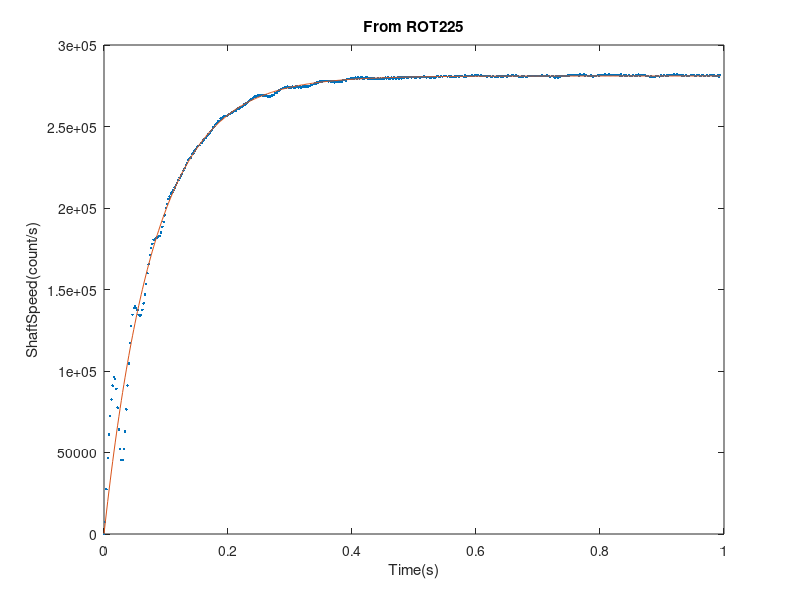

Here is the MATLAB script that generated this plot: (Note: this script raises an error after producing the figure.)
TEST = [
      0        0           0.000  127    18
      2       15        7500.000  127    18
      4       70       27500.000  127    18
      6      163       46500.000  127    18
      8      285       61000.000  127    18
     10      430       72500.000  127    18
     12      595       82500.000  127    18
     14      777       91000.000  127    18
     16      970       96500.000  127    18
     18     1160       95000.000  127    18
     20     1338       89000.000  127    18
     22     1493       77500.000  127    18
     24     1621       64000.000  127    18
     26     1725       52000.000  127    18
     28     1816       45500.000  127    18
     30     1907       45500.000  127    18
     32     2011       52000.000  127    18
     34     2137       63000.000  127    18
     36     2290       76500.000  127    18
     38     2472       91000.000  127    18
     40     2681      104500.000  127    18
     42     2915      117000.000  127    18
     44     3170      127500.000  127    18
     46     3439      134500.000  127    18
     48     3716      138500.000  127    18
     50     3996      140000.000  127    18
     52     4273      138500.000  127    18
     54     4548      137500.000  127    18
     56     4817      134500.000  127    18
     58     5085      134000.000  127    18
     60     5354      134500.000  127    18
     62     5629      137500.000  127    18
     64     5912      141500.000  127    18
     66     6206      147000.000  127    18
     68     6513      153500.000  127    18
     70     6833      160000.000  127    18
     72     7164      165500.000  127    18
     74     7506      171000.000  127    18
     76     7857      175500.000  127    18
     78     8213      178000.000  127    18
     80     8574      180500.000  127    18
     82     8936      181000.000  127    18
     84     9299      181500.000  127    18
     86     9663      182000.000  127    18
     88    10028      182500.000  127    18
     90    10394      183000.000  127    18
     92    10764      185000.000  127    18
     94    11141      188500.000  127    18
     96    11524      191500.000  127    18
     98    11915      195500.000  127    18
    100    12315      200000.000  127    18
    102    12720      202500.000  127    18
    104    13131      205500.000  127    18
    106    13545      207000.000  127    18
    108    13963      209000.000  127    18
    110    14382      209500.000  127    18
    112    14804      211000.000  127    18
    114    15229      212500.000  127    18
    116    15657      214000.000  127    18
    118    16088      215500.000  127    18
    120    16522      217000.000  127    18
    122    16959      218500.000  127    18
    124    17399      220000.000  127    18
    126    17841      221000.000  127    18
    128    18287      223000.000  127    18
    130    18736      224500.000  127    18
    132    19189      226500.000  127    18
    134    19644      227500.000  127    18
    136    20103      229500.000  127    18
    138    20564      230500.000  127    18
    140    21026      231000.000  127    18
    142    21492      233000.000  127    18
    144    21959      233500.000  127    18
    146    22429      235000.000  127    18
    148    22901      236000.000  127    18
    150    23376      237500.000  127    18
    152    23852      238000.000  127    18
    154    24329      238500.000  127    18
    156    24809      240000.000  127    18
    158    25289      240000.000  127    18
    160    25772      241500.000  127    18
    162    26257      242500.000  127    18
    164    26743      243000.000  127    18
    166    27231      244000.000  127    18
    168    27721      245000.000  127    18
    170    28212      245500.000  127    18
    172    28706      247000.000  127    18
    174    29202      248000.000  127    18
    176    29701      249500.000  127    18
    178    30201      250000.000  127    18
    180    30704      251500.000  127    18
    182    31208      252000.000  127    18
    184    31714      253000.000  127    18
    186    32221      253500.000  127    18
    188    32731      255000.000  127    18
    190    33241      255000.000  127    18
    192    33753      256000.000  127    18
    194    34266      256500.000  127    18
    196    34779      256500.000  127    18
    198    35292      256500.000  127    18
    200    35806      257000.000  127    18
    202    36321      257500.000  127    18
    204    36837      258000.000  127    18
    206    37354      258500.000  127    18
    208    37872      259000.000  127    18
    210    38391      259500.000  127    18
    212    38910      259500.000  127    18
    214    39431      260500.000  127    18
    216    39953      261000.000  127    18
    218    40475      261000.000  127    18
    220    40999      262000.000  127    18
    222    41523      262000.000  127    18
    224    42048      262500.000  127    18
    226    42575      263500.000  127    18
    228    43102      263500.000  127    18
    230    43631      264500.000  127    18
    232    44161      265000.000  127    18
    234    44692      265500.000  127    18
    236    45225      266500.000  127    18
    238    45758      266500.000  127    18
    240    46293      267500.000  127    18
    242    46829      268000.000  127    18
    244    47366      268500.000  127    18
    246    47903      268500.000  127    18
    248    48441      269000.000  127    18
    250    48980      269500.000  127    18
    252    49518      269000.000  127    18
    254    50057      269500.000  127    18
    256    50595      269000.000  127    18
    258    51134      269500.000  127    18
    260    51672      269000.000  127    18
    262    52210      269000.000  127    18
    264    52747      268500.000  127    18
    266    53284      268500.000  127    18
    268    53820      268000.000  127    18
    270    54358      269000.000  127    18
    272    54896      269000.000  127    18
    274    55435      269500.000  127    18
    276    55976      270500.000  127    18
    278    56517      270500.000  127    18
    280    57060      271500.000  127    18
    282    57604      272000.000  127    18
    284    58149      272500.000  127    18
    286    58695      273000.000  127    18
    288    59242      273500.000  127    18
    290    59789      273500.000  127    18
    292    60337      274000.000  127    18
    294    60884      273500.000  127    18
    296    61433      274500.000  127    18
    298    61981      274000.000  127    18
    300    62529      274000.000  127    18
    302    63077      274000.000  127    18
    304    63626      274500.000  127    18
    306    64174      274000.000  127    18
    308    64722      274000.000  127    18
    310    65271      274500.000  127    18
    312    65820      274500.000  127    18
    314    66368      274000.000  127    18
    316    66917      274500.000  127    18
    318    67465      274000.000  127    18
    320    68014      274500.000  127    18
    322    68563      274500.000  127    18
    324    69112      274500.000  127    18
    326    69661      274500.000  127    18
    328    70210      274500.000  127    18
    330    70759      274500.000  127    18
    332    71309      275000.000  127    18
    334    71860      275500.000  127    18
    336    72411      275500.000  127    18
    338    72963      276000.000  127    18
    340    73516      276500.000  127    18
    342    74069      276500.000  127    18
    344    74623      277000.000  127    18
    346    75177      277000.000  127    18
    348    75732      277500.000  127    18
    350    76287      277500.000  127    18
    352    76842      277500.000  127    18
    354    77398      278000.000  127    18
    356    77954      278000.000  127    18
    358    78510      278000.000  127    18
    360    79066      278000.000  127    18
    362    79621      277500.000  127    18
    364    80177      278000.000  127    18
    366    80732      277500.000  127    18
    368    81287      277500.000  127    18
    370    81843      278000.000  127    18
    372    82397      277000.000  127    18
    374    82953      278000.000  127    18
    376    83508      277500.000  127    18
    378    84063      277500.000  127    18
    380    84618      277500.000  127    18
    382    85174      278000.000  127    18
    384    85729      277500.000  127    18
    386    86286      278500.000  127    18
    388    86843      278500.000  127    18
    390    87399      278000.000  127    18
    392    87957      279000.000  127    18
    394    88515      279000.000  127    18
    396    89073      279000.000  127    18
    398    89632      279500.000  127    18
    400    90191      279500.000  127    18
    402    90750      279500.000  127    18
    404    91309      279500.000  127    18
    406    91869      280000.000  127    18
    408    92428      279500.000  127    18
    410    92988      280000.000  127    18
    412    93547      279500.000  127    18
    414    94107      280000.000  127    18
    416    94667      280000.000  127    18
    418    95226      279500.000  127    18
    420    95785      279500.000  127    18
    422    96345      280000.000  127    18
    424    96905      280000.000  127    18
    426    97464      279500.000  127    18
    428    98023      279500.000  127    18
    430    98582      279500.000  127    18
    432    99141      279500.000  127    18
    434    99700      279500.000  127    18
    436   100259      279500.000  127    18
    438   100817      279000.000  127    18
    440   101375      279000.000  127    18
    442   101934      279500.000  127    18
    444   102492      279000.000  127    18
    446   103051      279500.000  127    18
    448   103609      279000.000  127    18
    450   104168      279500.000  127    18
    452   104727      279500.000  127    18
    454   105287      280000.000  127    18
    456   105846      279500.000  127    18
    458   106406      280000.000  127    18
    460   106965      279500.000  127    18
    462   107524      279500.000  127    18
    464   108084      280000.000  127    18
    466   108643      279500.000  127    18
    468   109203      280000.000  127    18
    470   109762      279500.000  127    18
    472   110321      279500.000  127    18
    474   110881      280000.000  127    18
    476   111440      279500.000  127    18
    478   112001      280500.000  127    18
    480   112560      279500.000  127    18
    482   113120      280000.000  127    18
    484   113680      280000.000  127    18
    486   114241      280500.000  127    18
    488   114801      280000.000  127    18
    490   115361      280000.000  127    18
    492   115922      280500.000  127    18
    494   116483      280500.000  127    18
    496   117043      280000.000  127    18
    498   117604      280500.000  127    18
    500   118165      280500.000  127    18
    502   118725      280000.000  127    18
    504   119285      280000.000  127    18
    506   119846      280500.000  127    18
    508   120407      280500.000  127    18
    510   120967      280000.000  127    18
    512   121528      280500.000  127    18
    514   122089      280500.000  127    18
    516   122651      281000.000  127    18
    518   123212      280500.000  127    18
    520   123772      280000.000  127    18
    522   124333      280500.000  127    18
    524   124894      280500.000  127    18
    526   125454      280000.000  127    18
    528   126014      280000.000  127    18
    530   126575      280500.000  127    18
    532   127135      280000.000  127    18
    534   127695      280000.000  127    18
    536   128256      280500.000  127    18
    538   128818      281000.000  127    18
    540   129379      280500.000  127    18
    542   129940      280500.000  127    18
    544   130502      281000.000  127    18
    546   131063      280500.000  127    18
    548   131625      281000.000  127    18
    550   132187      281000.000  127    18
    552   132749      281000.000  127    18
    554   133310      280500.000  127    18
    556   133872      281000.000  127    18
    558   134433      280500.000  127    18
    560   134995      281000.000  127    18
    562   135556      280500.000  127    18
    564   136117      280500.000  127    18
    566   136679      281000.000  127    18
    568   137240      280500.000  127    18
    570   137802      281000.000  127    18
    572   138363      280500.000  127    18
    574   138925      281000.000  127    18
    576   139487      281000.000  127    18
    578   140049      281000.000  127    18
    580   140610      280500.000  127    18
    582   141173      281500.000  127    18
    584   141734      280500.000  127    18
    586   142296      281000.000  127    18
    588   142858      281000.000  127    18
    590   143420      281000.000  127    18
    592   143982      281000.000  127    18
    594   144545      281500.000  127    18
    596   145107      281000.000  127    18
    598   145670      281500.000  127    18
    600   146233      281500.000  127    18
    602   146795      281000.000  127    18
    604   147358      281500.000  127    18
    606   147920      281000.000  127    18
    608   148483      281500.000  127    18
    610   149045      281000.000  127    18
    612   149607      281000.000  127    18
    614   150169      281000.000  127    18
    616   150731      281000.000  127    18
    618   151292      280500.000  127    18
    620   151854      281000.000  127    18
    622   152416      281000.000  127    18
    624   152977      280500.000  127    18
    626   153538      280500.000  127    18
    628   154100      281000.000  127    18
    630   154661      280500.000  127    18
    632   155222      280500.000  127    18
    634   155784      281000.000  127    18
    636   156345      280500.000  127    18
    638   156907      281000.000  127    18
    640   157468      280500.000  127    18
    642   158030      281000.000  127    18
    644   158591      280500.000  127    18
    646   159153      281000.000  127    18
    648   159715      281000.000  127    18
    650   160276      280500.000  127    18
    652   160839      281500.000  127    18
    654   161401      281000.000  127    18
    656   161963      281000.000  127    18
    658   162526      281500.000  127    18
    660   163089      281500.000  127    18
    662   163651      281000.000  127    18
    664   164214      281500.000  127    18
    666   164776      281000.000  127    18
    668   165338      281000.000  127    18
    670   165899      280500.000  127    18
    672   166460      280500.000  127    18
    674   167022      281000.000  127    18
    676   167583      280500.000  127    18
    678   168145      281000.000  127    18
    680   168706      280500.000  127    18
    682   169267      280500.000  127    18
    684   169829      281000.000  127    18
    686   170391      281000.000  127    18
    688   170953      281000.000  127    18
    690   171515      281000.000  127    18
    692   172077      281000.000  127    18
    694   172639      281000.000  127    18
    696   173201      281000.000  127    18
    698   173763      281000.000  127    18
    700   174325      281000.000  127    18
    702   174887      281000.000  127    18
    704   175449      281000.000  127    18
    706   176012      281500.000  127    18
    708   176574      281000.000  127    18
    710   177136      281000.000  127    18
    712   177698      281000.000  127    18
    714   178261      281500.000  127    18
    716   178823      281000.000  127    18
    718   179385      281000.000  127    18
    720   179946      280500.000  127    18
    722   180508      281000.000  127    18
    724   181070      281000.000  127    18
    726   181631      280500.000  127    18
    728   182191      280000.000  127    18
    730   182753      281000.000  127    18
    732   183313      280000.000  127    18
    734   183875      281000.000  127    18
    736   184436      280500.000  127    18
    738   184998      281000.000  127    18
    740   185560      281000.000  127    18
    742   186122      281000.000  127    18
    744   186684      281000.000  127    18
    746   187246      281000.000  127    18
    748   187809      281500.000  127    18
    750   188371      281000.000  127    18
    752   188934      281500.000  127    18
    754   189497      281500.000  127    18
    756   190060      281500.000  127    18
    758   190623      281500.000  127    18
    760   191186      281500.000  127    18
    762   191749      281500.000  127    18
    764   192312      281500.000  127    18
    766   192874      281000.000  127    18
    768   193438      282000.000  127    18
    770   194001      281500.000  127    18
    772   194564      281500.000  127    18
    774   195128      282000.000  127    18
    776   195690      281000.000  127    18
    778   196253      281500.000  127    18
    780   196815      281000.000  127    18
    782   197377      281000.000  127    18
    784   197939      281000.000  127    18
    786   198502      281500.000  127    18
    788   199063      280500.000  127    18
    790   199625      281000.000  127    18
    792   200187      281000.000  127    18
    794   200749      281000.000  127    18
    796   201312      281500.000  127    18
    798   201874      281000.000  127    18
    800   202437      281500.000  127    18
    802   203000      281500.000  127    18
    804   203563      281500.000  127    18
    806   204126      281500.000  127    18
    808   204690      282000.000  127    18
    810   205253      281500.000  127    18
    812   205816      281500.000  127    18
    814   206380      282000.000  127    18
    816   206943      281500.000  127    18
    818   207506      281500.000  127    18
    820   208069      281500.000  127    18
    822   208632      281500.000  127    18
    824   209195      281500.000  127    18
    826   209758      281500.000  127    18
    828   210321      281500.000  127    18
    830   210884      281500.000  127    18
    832   211446      281000.000  127    18
    834   212010      282000.000  127    18
    836   212572      281000.000  127    18
    838   213135      281500.000  127    18
    840   213697      281000.000  127    18
    842   214260      281500.000  127    18
    844   214822      281000.000  127    18
    846   215385      281500.000  127    18
    848   215947      281000.000  127    18
    850   216509      281000.000  127    18
    852   217071      281000.000  127    18
    854   217634      281500.000  127    18
    856   218196      281000.000  127    18
    858   218759      281500.000  127    18
    860   219321      281000.000  127    18
    862   219885      282000.000  127    18
    864   220447      281000.000  127    18
    866   221010      281500.000  127    18
    868   221573      281500.000  127    18
    870   222136      281500.000  127    18
    872   222699      281500.000  127    18
    874   223261      281000.000  127    18
    876   223823      281000.000  127    18
    878   224385      281000.000  127    18
    880   224946      280500.000  127    18
    882   225508      281000.000  127    18
    884   226069      280500.000  127    18
    886   226630      280500.000  127    18
    888   227191      280500.000  127    18
    890   227753      281000.000  127    18
    892   228315      281000.000  127    18
    894   228877      281000.000  127    18
    896   229438      280500.000  127    18
    898   230001      281500.000  127    18
    900   230563      281000.000  127    18
    902   231125      281000.000  127    18
    904   231688      281500.000  127    18
    906   232250      281000.000  127    18
    908   232813      281500.000  127    18
    910   233375      281000.000  127    18
    912   233938      281500.000  127    18
    914   234501      281500.000  127    18
    916   235064      281500.000  127    18
    918   235627      281500.000  127    18
    920   236191      282000.000  127    18
    922   236754      281500.000  127    18
    924   237318      282000.000  127    18
    926   237881      281500.000  127    18
    928   238444      281500.000  127    18
    930   239007      281500.000  127    18
    932   239569      281000.000  127    18
    934   240132      281500.000  127    18
    936   240694      281000.000  127    18
    938   241257      281500.000  127    18
    940   241819      281000.000  127    18
    942   242381      281000.000  127    18
    944   242943      281000.000  127    18
    946   243506      281500.000  127    18
    948   244069      281500.000  127    18
    950   244632      281500.000  127    18
    952   245195      281500.000  127    18
    954   245757      281000.000  127    18
    956   246320      281500.000  127    18
    958   246883      281500.000  127    18
    960   247446      281500.000  127    18
    962   248008      281000.000  127    18
    964   248571      281500.000  127    18
    966   249134      281500.000  127    18
    968   249696      281000.000  127    18
    970   250258      281000.000  127    18
    972   250821      281500.000  127    18
    974   251383      281000.000  127    18
    976   251945      281000.000  127    18
    978   252508      281500.000  127    18
    980   253071      281500.000  127    18
    982   253633      281000.000  127    18
    984   254196      281500.000  127    18
    986   254758      281000.000  127    18
    988   255320      281000.000  127    18
    990   255883      281500.000  127    18
    992   256444      280500.000  127    18
    994   257007      281500.000  127    18
    996   257569      281000.000  127    18
    998   258131      281000.000  127    18
   1000   258693      281000.000 -127    18
   1002   259239      273000.000 -127    18
   1004   259740      250500.000 -127    18
   1006   260197      228500.000 -127    18
   1008   260615      209000.000 -127    18
   1010   260998      191500.000 -127    18
   1012   261354      178000.000 -127    18
   1014   261687      166500.000 -127    18
   1016   262003      158000.000 -127    18
   1018   262306      151500.000 -127    18
   1020   262608      151000.000 -127    18
   1022   262926      159000.000 -127    18
   1024   263273      173500.000 -127    18
   1026   263658      192500.000 -127    18
   1028   264081      211500.000 -127    18
   1030   264532      225500.000 -127    18
   1032   264993      230500.000 -127    18
   1034   265448      227500.000 -127    18
   1036   265884      218000.000 -127    18
   1038   266292      204000.000 -127    18
   1040   266671      189500.000 -127    18
   1042   267017      173000.000 -127    18
   1044   267334      158500.000 -127    18
   1046   267624      145000.000 -127    18
   1048   267888      132000.000 -127    18
   1050   268132      122000.000 -127    18
   1052   268358      113000.000 -127    18
   1054   268575      108500.000 -127    18
   1056   268786      105500.000 -127    18
   1058   268996      105000.000 -127    18
   1060   269210      107000.000 -127    18
   1062   269428      109000.000 -127    18
   1064   269653      112500.000 -127    18
   1066   269881      114000.000 -127    18
   1068   270109      114000.000 -127    18
   1070   270334      112500.000 -127    18
   1072   270552      109000.000 -127    18
   1074   270759      103500.000 -127    18
   1076   270955       98000.000 -127    18
   1078   271139       92000.000 -127    18
   1080   271309       85000.000 -127    18
   1082   271469       80000.000 -127    18
   1084   271618       74500.000 -127    18
   1086   271759       70500.000 -127    18
   1088   271894       67500.000 -127    18
   1090   272026       66000.000 -127    18
   1092   272155       64500.000 -127    18
   1094   272284       64500.000 -127    18
   1096   272413       64500.000 -127    18
   1098   272542       64500.000 -127    18
   1100   272670       64000.000 -127    18
   1102   272796       63000.000 -127    18
   1104   272918       61000.000 -127    18
   1106   273034       58000.000 -127    18
   1108   273144       55000.000 -127    18
   1110   273248       52000.000 -127    18
   1112   273346       49000.000 -127    18
   1114   273438       46000.000 -127    18
   1116   273525       43500.000 -127    18
   1118   273609       42000.000 -127    18
   1120   273690       40500.000 -127    18
   1122   273768       39000.000 -127    18
   1124   273845       38500.000 -127    18
   1126   273921       38000.000 -127    18
   1128   273996       37500.000 -127    18
   1130   274069       36500.000 -127    18
   1132   274141       36000.000 -127    18
   1134   274211       35000.000 -127    18
   1136   274278       33500.000 -127    18
   1138   274343       32500.000 -127    18
   1140   274404       30500.000 -127    18
   1142   274462       29000.000 -127    18
   1144   274517       27500.000 -127    18
   1146   274569       26000.000 -127    18
   1148   274619       25000.000 -127    18
   1150   274666       23500.000 -127    18
   1152   274712       23000.000 -127    18
   1154   274756       22000.000 -127    18
   1156   274798       21000.000 -127    18
   1158   274840       21000.000 -127    18
   1160   274880       20000.000 -127    18
   1162   274919       19500.000 -127    18
   1164   274957       19000.000 -127    18
   1166   274994       18500.000 -127    18
   1168   275029       17500.000 -127    18
   1170   275063       17000.000 -127    18
   1172   275095       16000.000 -127    18
   1174   275126       15500.000 -127    18
   1176   275155       14500.000 -127    18
   1178   275183       14000.000 -127    18
   1180   275209       13000.000 -127    18
   1182   275234       12500.000 -127    18
   1184   275258       12000.000 -127    18
   1186   275281       11500.000 -127    18
   1188   275302       10500.000 -127    18
   1190   275322       10000.000 -127    18
   1192   275342       10000.000 -127    18
   1194   275361        9500.000 -127    18
   1196   275378        8500.000 -127    18
   1198   275395        8500.000 -127    18
   1200   275412        8500.000 -127    18
   1202   275427        7500.000 -127    18
   1204   275441        7000.000 -127    18
   1206   275455        7000.000 -127    18
   1208   275468        6500.000 -127    18
   1210   275480        6000.000 -127    18
   1212   275491        5500.000 -127    18
   1214   275502        5500.000 -127    18
   1216   275511        4500.000 -127    18
   1218   275521        5000.000 -127    18
   1220   275529        4000.000 -127    18
   1222   275537        4000.000 -127    18
   1224   275544        3500.000 -127    18
   1226   275550        3000.000 -127    18
   1228   275556        3000.000 -127    18
   1230   275561        2500.000 -127    18
   1232   275566        2500.000 -127    18
   1234   275570        2000.000 -127    18
   1236   275574        2000.000 -127    18
   1238   275577        1500.000 -127    18
   1240   275580        1500.000 -127    18
   1242   275582        1000.000 -127    18
   1244   275584        1000.000 -127    18
   1246   275586        1000.000 -127    18
   1248   275587         500.000 -127    18
   1250   275588         500.000 -127    18
   1252   275588           0.000 -127    18
   1254   275588           0.000 -127    18
   1256   275588           0.000 -127    18
   1258   275588           0.000 -127    18
   1260   275588           0.000 -127    18
   1262   275588           0.000 -127    18
   1264   275588           0.000 -127    18
   1266   275588           0.000 -127    18
   1268   275588           0.000 -127    18
   1270   275588           0.000 -127    18
   1272   275588           0.000 -127    18
   1274   275588           0.000 -127    18
   1276   275588           0.000 -127    18
   1278   275588           0.000 -127    18
   1280   275588           0.000 -127    18
   1282   275588           0.000 -127    18
   1284   275588           0.000 -127    18
   1286   275588           0.000 -127    18
   1288   275588           0.000 -127    18
   1290   275588           0.000 -127    18
   1292   275588           0.000 -127    18
   1294   275588           0.000 -127    18
   1296   275588           0.000 -127    18
   1298   275588           0.000 -127    18
   1300   275588           0.000 -127    18
   1302   275588           0.000 -127    18
   1304   275588           0.000 -127    18
   1306   275588           0.000 -127    18
   1308   275588           0.000 -127    18
   1310   275588           0.000 -127    18
   1312   275588           0.000 -127    18
   1314   275588           0.000 -127    18
   1316   275588           0.000 -127    18
   1318   275588           0.000 -127    18
   1320   275588           0.000 -127    18
   1322   275588           0.000 -127    18
   1324   275588           0.000 -127    18
   1326   275588           0.000 -127    18
   1328   275588           0.000 -127    18
   1330   275588           0.000 -127    18
   1332   275588           0.000 -127    18
   1334   275588           0.000 -127    18
   1336   275588           0.000 -127    18
   1338   275588           0.000 -127    18
   1340   275588           0.000 -127    18
   1342   275588           0.000 -127    18
   1344   275588           0.000 -127    18
   1346   275588           0.000 -127    18
   1348   275588           0.000 -127    18
   1350   275588           0.000 -127    18
   1352   275588           0.000 -127    18
   1354   275588           0.000 -127    18
   1356   275588           0.000 -127    18
   1358   275588           0.000 -127    18
   1360   275588           0.000 -127    18
   1362   275588           0.000 -127    18
   1364   275588           0.000 -127    18
   1366   275588           0.000 -127    18
   1368   275588           0.000 -127    18
   1370   275588           0.000 -127    18
   1372   275588           0.000 -127    18
   1374   275588           0.000 -127    18
   1376   275588           0.000 -127    18
   1378   275588           0.000 -127    18
   1380   275588           0.000 -127    18
   1382   275588           0.000 -127    18
   1384   275588           0.000 -127    18
   1386   275588           0.000 -127    18
   1388   275588           0.000 -127    18
   1390   275588           0.000 -127    18
   1392   275588           0.000 -127    18
   1394   275588           0.000 -127    18
   1396   275588           0.000 -127    18
   1398   275588           0.000 -127    18
   1400   275588           0.000 -127    18
   1402   275588           0.000 -127    18
   1404   275588           0.000 -127    18
   1406   275588           0.000 -127    18
   1408   275588           0.000 -127    18
   1410   275588           0.000 -127    18
   1412   275588           0.000 -127    18
   1414   275588           0.000 -127    18
   1416   275588           0.000 -127    18
   1418   275588           0.000 -127    18
   1420   275588           0.000 -127    18
   1422   275588           0.000 -127    18
   1424   275588           0.000 -127    18
   1426   275588           0.000 -127    18
   1428   275588           0.000 -127    18
   1430   275588           0.000 -127    18
   1432   275588           0.000 -127    18
   1434   275588           0.000 -127    18
   1436   275588           0.000 -127    18
   1438   275588           0.000 -127    18
];

figure(1);
% plot(TEST(:,1)/1000, TEST(:,3), '.');
Time = TEST(1:498,1)/1000;
ShaftSpeed = TEST(1:498,3);
plot(Time, ShaftSpeed, '.'); 
xlabel('Time(s)');
ylabel('ShaftSpeed(count/s)')
title('From ROT225')
hold on;
a = 2.81e5;
b = 0.08113;
func = a*(1-exp(-Time/b));
plot(Time, func, '-');

A = a*(1-exp(-1));
yline(A);

syms t
f = a*(1-exp(-t/b));
disp(laplace(f));

[num, den] = c2dm(8.980, [0.08113 1 0], 0.07, 'zoh');
Gz = tf(num, den, 0.007)

